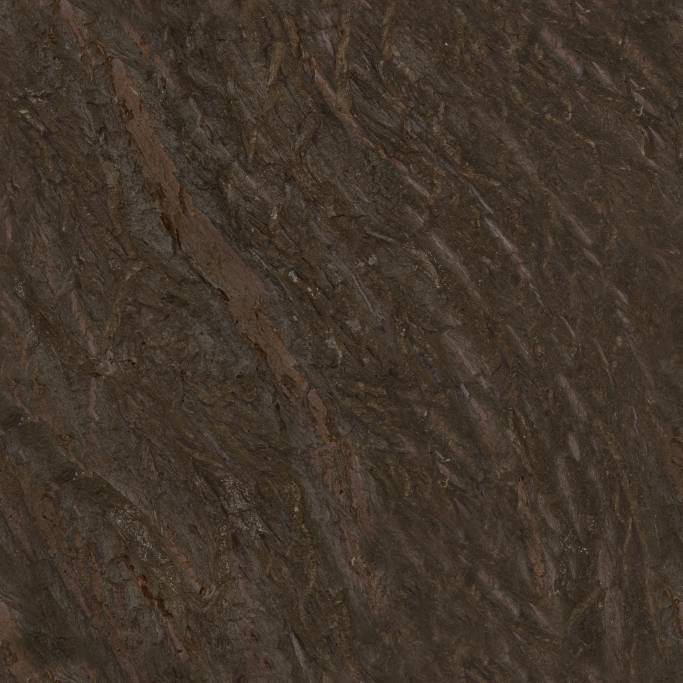
#> input picture blender/material-sources/bark_willow/bark_willow_albedo_2k.jpg, 2048 x 2048 px (shown at 1/3 size); its folder holds 2 pictures in this run
$ python make_contact_sheets.py blender/material-sources/bark_willow out.png blender/material-sources/bark_willow/bark_willow_displacement_2k.jpg
#> lines starting #> are read from the running program, lines starting #| are printed output that depends on the picture
from pathlib import Path
from PIL import Image, ImageDraw, ImageFont
import sys

src = Path(sys.argv[1])
dst = Path(sys.argv[2])
prefix = sys.argv[3] if len(sys.argv) > 3 else "sheet"
dst.mkdir(parents=True, exist_ok=True)
files = sorted(p for p in src.iterdir() if p.suffix.lower() in {".jpg", ".jpeg", ".png", ".webp"})
font = ImageFont.load_default()
cols, rows = 5, 4
cw, ch, label_h = 260, 210, 26
for page, start in enumerate(range(0, len(files), cols * rows), 1):
    canvas = Image.new("RGB", (cols * cw, rows * (ch + label_h)), "white")
#> canvas: PIL image 1300x944 RGB; every value is 255
    draw = ImageDraw.Draw(canvas)
    for slot, path in enumerate(files[start:start + cols * rows]):
        x = (slot % cols) * cw
        y = (slot // cols) * (ch + label_h)
        try:
            with Image.open(path) as im:
#> im is the input picture: PIL image 2048x2048 RGB; mean R, G, B 65.9, 53.5, 42.2
                im = im.convert("RGB")
                im.thumbnail((cw - 8, ch - 8), Image.Resampling.LANCZOS)
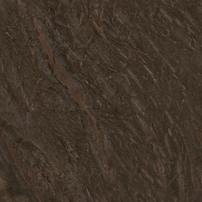
#> im: PIL image 202x202 RGB; mean R, G, B 65.8, 53.5, 42.2
                px = x + (cw - im.width) // 2
#> px = 29
                py = y + (ch - im.height) // 2
#> py = 4
                canvas.paste(im, (px, py))
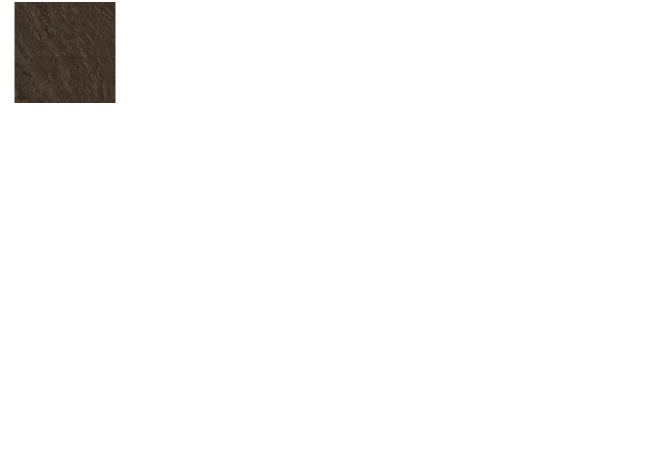
#> canvas: PIL image 1300x944 RGB (shown at 1/2 size); mean R, G, B 248.7, 248.3, 247.9
        except Exception:
            draw.rectangle((x + 4, y + 4, x + cw - 4, y + ch - 4), outline="red")
        draw.text((x + 4, y + ch + 5), path.name[:34], fill="black", font=font)
    canvas.save(dst / f"{prefix}_{page:02d}.jpg", quality=90)
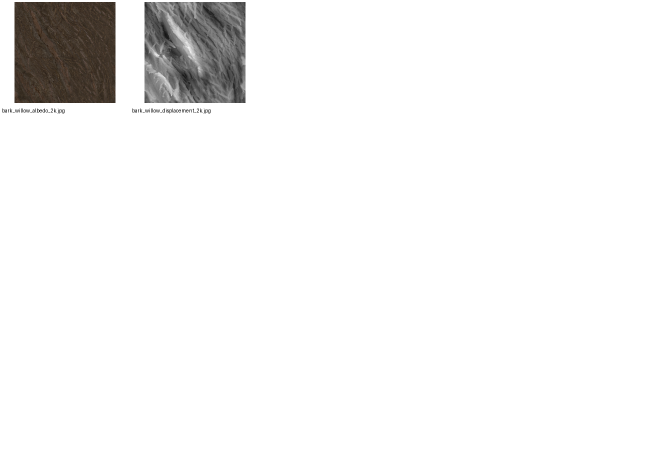
#> saved as bark_willow_displacement_2k.jpg_01.jpg: PIL image 1300x944 RGB (shown at 1/2 size); mean R, G, B 243.8, 243.4, 243
print(f"{len(files)} images -> {page} sheets")
